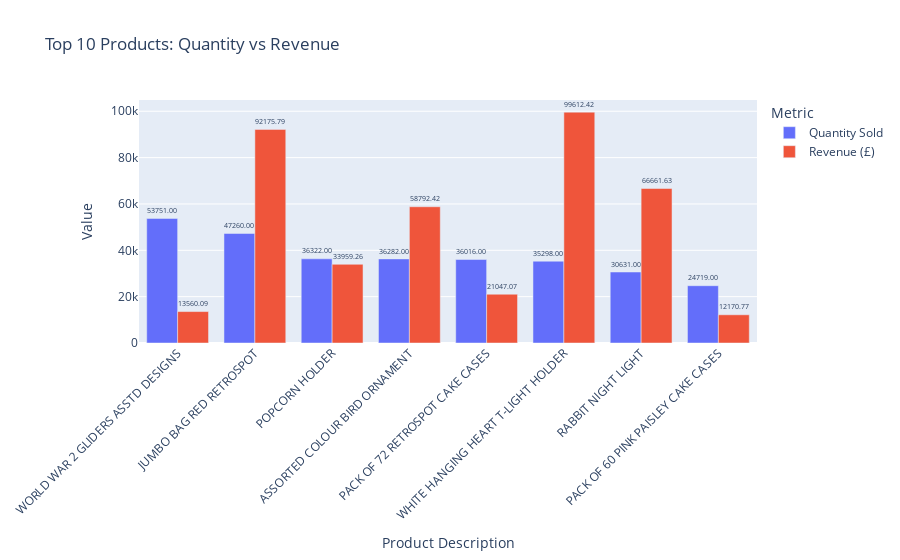

The notebook cell saved with this chart:
### Code cell
fig = px.bar(
    comparison_melted,
    x="Product Description",
    y="Value",
    color="Metric",
    barmode="group",  # side-by-side bars
    text="Value",
    title="Top 10 Products: Quantity vs Revenue"
)

fig.update_traces(texttemplate='%{text:.2f}', textposition="outside")
fig.update_layout(
    xaxis_title="Product Description",
    yaxis_title="Value",
    xaxis_tickangle=-45,
    legend_title="Metric"
)

fig.show()

### Figure 1 — Plotly figure (JSON) as saved in the notebook; plotly's stock layout.template omitted (floating-point values rounded to 4 significant figures)
{"data": [{"alignmentgroup": "True", "hovertemplate": "Metric=Quantity Sold<br>Product Description=%{x}<br>Value=%{text}<extra></extra>", "legendgroup": "Quantity Sold", "marker": {"color": "#636efa", "pattern": {"shape": ""}}, "name": "Quantity Sold", "offsetgroup": "Quantity Sold", "orientation": "v", "showlegend": true, "text": [53751, 47260, 36322, 36282, 36016, 35298, 30631, 24719], "textposition": "outside", "texttemplate": "%{text:.2f}", "type": "bar", "x": ["WORLD WAR 2 GLIDERS ASSTD DESIGNS", "JUMBO BAG RED RETROSPOT", "POPCORN HOLDER", "ASSORTED COLOUR BIRD ORNAMENT", "PACK OF 72 RETROSPOT CAKE CASES", "WHITE HANGING HEART T-LIGHT HOLDER", "RABBIT NIGHT LIGHT", "PACK OF 60 PINK PAISLEY CAKE CASES"], "xaxis": "x", "y": [53751, 47260, 36322, 36282, 36016, 35298, 30631, 24719], "yaxis": "y"}, {"alignmentgroup": "True", "hovertemplate": "Metric=Revenue (£)<br>Product Description=%{x}<br>Value=%{text}<extra></extra>", "legendgroup": "Revenue (£)", "marker": {"color": "#EF553B", "pattern": {"shape": ""}}, "name": "Revenue (£)", "offsetgroup": "Revenue (£)", "orientation": "v", "showlegend": true, "text": [13560.0, 92180.0, 33960.0, 58790.0, 21050.0, 99610.0, 66660.0, 12170.0], "textposition": "outside", "texttemplate": "%{text:.2f}", "type": "bar", "x": ["WORLD WAR 2 GLIDERS ASSTD DESIGNS", "JUMBO BAG RED RETROSPOT", "POPCORN HOLDER", "ASSORTED COLOUR BIRD ORNAMENT", "PACK OF 72 RETROSPOT CAKE CASES", "WHITE HANGING HEART T-LIGHT HOLDER", "RABBIT NIGHT LIGHT", "PACK OF 60 PINK PAISLEY CAKE CASES"], "xaxis": "x", "y": [13560.0, 92180.0, 33960.0, 58790.0, 21050.0, 99610.0, 66660.0, 12170.0], "yaxis": "y"}], "layout": {"barmode": "group", "legend": {"title": {"text": "Metric"}, "tracegroupgap": 0}, "title": {"text": "Top 10 Products: Quantity vs Revenue"}, "xaxis": {"anchor": "y", "domain": [0, 1], "tickangle": -45, "title": {"text": "Product Description"}}, "yaxis": {"anchor": "x", "domain": [0, 1], "title": {"text": "Value"}}}}
